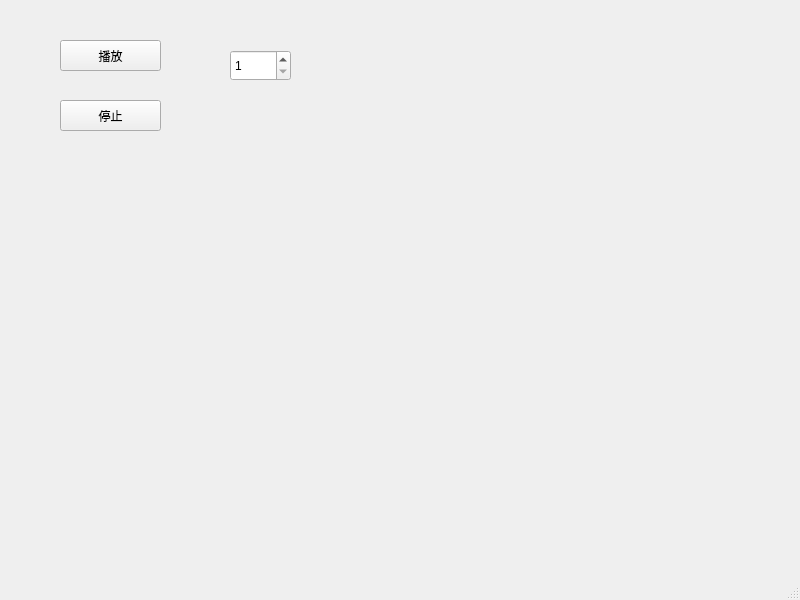
<?xml version="1.0" encoding="UTF-8"?>
<ui version="4.0">
 <class>MainWindow</class>
 <widget class="QMainWindow" name="MainWindow">
  <property name="geometry">
   <rect>
    <x>0</x>
    <y>0</y>
    <width>800</width>
    <height>600</height>
   </rect>
  </property>
  <property name="windowTitle">
   <string>MainWindow</string>
  </property>
  <widget class="QWidget" name="centralwidget">
   <widget class="QPushButton" name="pushButton">
    <property name="geometry">
     <rect>
      <x>60</x>
      <y>40</y>
      <width>101</width>
      <height>31</height>
     </rect>
    </property>
    <property name="text">
     <string>播放</string>
    </property>
   </widget>
   <widget class="QPushButton" name="pushButton_2">
    <property name="geometry">
     <rect>
      <x>60</x>
      <y>100</y>
      <width>101</width>
      <height>31</height>
     </rect>
    </property>
    <property name="text">
     <string>停止</string>
    </property>
   </widget>
   <widget class="QSpinBox" name="spinBox">
    <property name="geometry">
     <rect>
      <x>230</x>
      <y>50</y>
      <width>61</width>
      <height>31</height>
     </rect>
    </property>
    <property name="minimum">
     <number>1</number>
    </property>
   </widget>
  </widget>
  <widget class="QMenuBar" name="menubar">
   <property name="geometry">
    <rect>
     <x>0</x>
     <y>0</y>
     <width>800</width>
     <height>21</height>
    </rect>
   </property>
  </widget>
  <widget class="QStatusBar" name="statusbar"/>
 </widget>
 <resources/>
 <connections/>
</ui>
